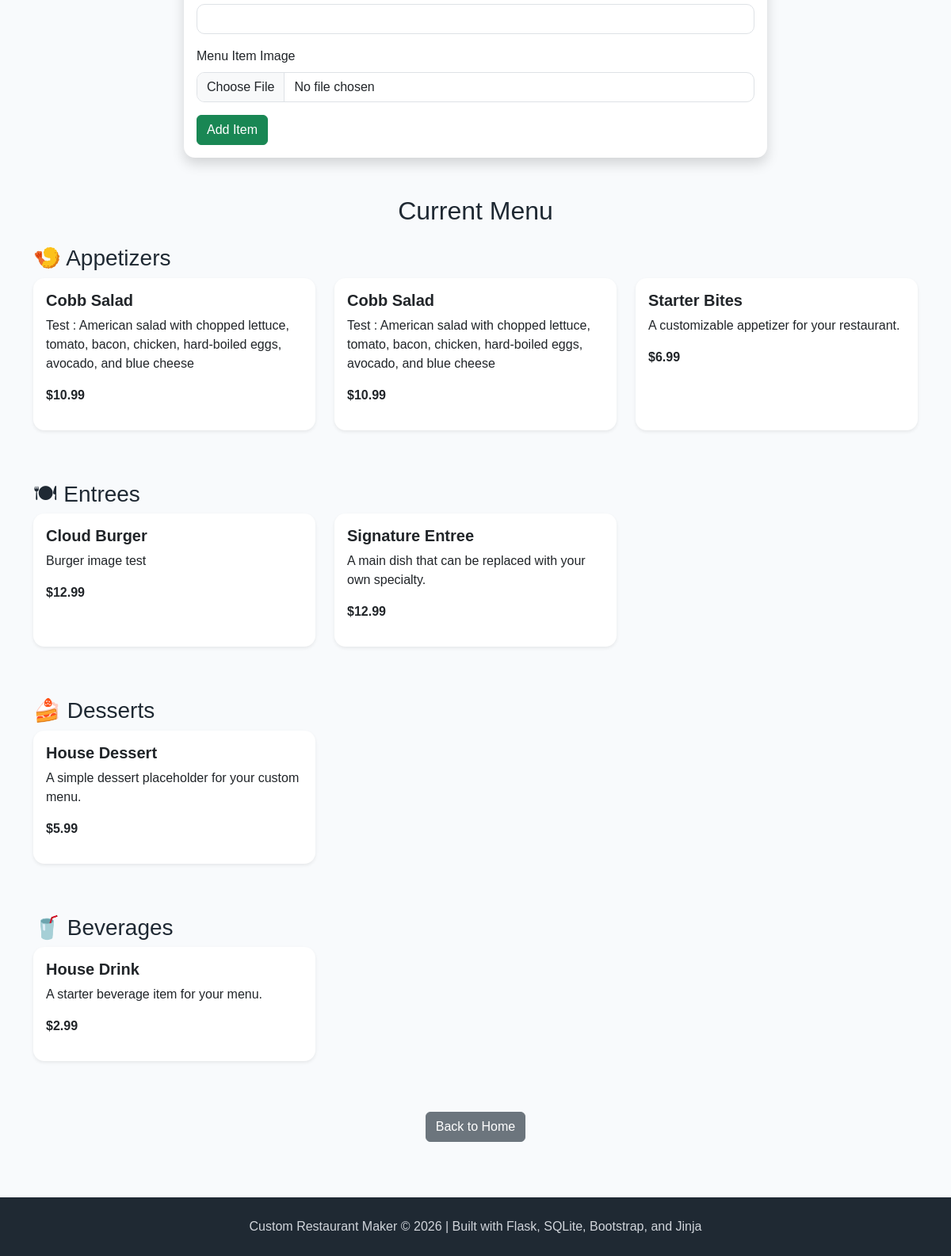
Before: /admin (signed in, lower part) with the older database file.
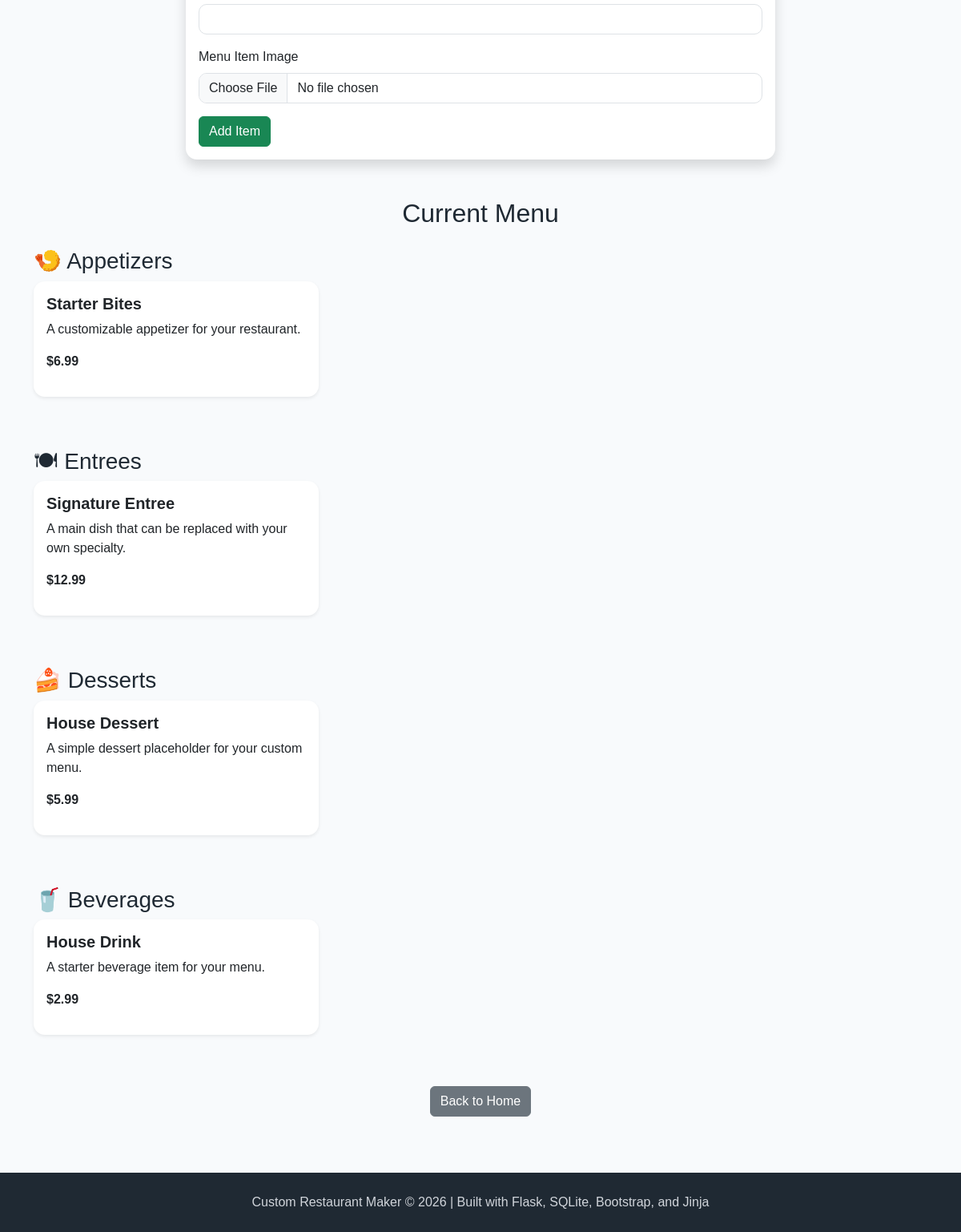
After: the same page with the newer database file.
### app.py (models this page shows)
class Menu(db.Model):
    __tablename__ = "menu"
    menu_id = db.Column(db.Integer, primary_key=True)
    name = db.Column(db.String(150), nullable=False)
    category = db.Column(db.String(100), nullable=False)
    price = db.Column(db.Float, nullable=False)
    description = db.Column(db.Text)
    image_filename = db.Column(db.String(255))
    image_url = db.Column(db.Text)

### app.py (the view, shortened to what this page needs)
@app.route("/admin", methods=["GET", "POST"])
def admin():
    if not session.get("admin_logged_in"):
        flash("Please log in to access the admin panel.", "warning")
        return redirect("/login")
    menu = (
        Menu.query
        .order_by(
            db.case(
                (db.func.lower(Menu.category) == "appetizers", 1),
                (db.func.lower(Menu.category) == "entrees", 2),
                (db.func.lower(Menu.category) == "desserts", 3),
                (db.func.lower(Menu.category) == "beverages", 4),
                else_=5
            ),
            Menu.name
        )
        .all()
    )
    return render_template("admin.html", menu=menu)

### templates/admin.html (shortened to what this page needs)
{% extends "base.html" %}
{% block content %}
<div class="row justify-content-center">
    <div class="col-md-8">
        <div class="card shadow mb-5">
            <div class="card-body">
                <form method="post" action="/admin" enctype="multipart/form-data">
                    <div class="mb-3">
                        <input type="text" name="description" class="form-control" required>
                    </div>
                    <div class="mb-3">
                        <label class="form-label">Menu Item Image</label>
                        <input type="file" name="image" class="form-control">
                    </div>
                    <button type="submit" class="btn btn-success">
                        Add Item
                    </button>
                </form>
            </div>
        </div>
    </div>
</div>
<h2 class="text-center mb-4">Current Menu</h2>
<h3 class="mt-4">🍤 Appetizers</h3>
<div class="row">
    {% for item in menu %}
        {% if item['category'].lower() == 'appetizers' %}
            <div class="col-md-4 mb-3">
                <div class="card h-100 shadow-sm">
                    <div class="card-body">
                        <h5 class="card-title">{{ item['name'] }}</h5>
                        <p class="card-text">
                            {{ item['description'] }}
                        </p>
                        <p>
                            <strong>${{ "%.2f"|format(item['price']) }}</strong>
                        </p>
                    </div>
                </div>
            </div>
        {% endif %}
    {% endfor %}
</div>
<h3 class="mt-5">🍽 Entrees</h3>
<div class="row">
    {% for item in menu %}
        {% if item['category'].lower() == 'entrees' %}
            <div class="col-md-4 mb-3">
                <div class="card h-100 shadow-sm">
                    <div class="card-body">
                        <h5 class="card-title">{{ item['name'] }}</h5>
                        <p class="card-text">
                            {{ item['description'] }}
                        </p>
                        <p>
                            <strong>${{ "%.2f"|format(item['price']) }}</strong>
                        </p>
                    </div>
                </div>
            </div>
        {% endif %}
    {% endfor %}
</div>
<h3 class="mt-5">🍰 Desserts</h3>
<div class="row">
    {% for item in menu %}
        {% if item['category'].lower() == 'desserts' %}
            <div class="col-md-4 mb-3">
                <div class="card h-100 shadow-sm">
                    <div class="card-body">
                        <h5 class="card-title">{{ item['name'] }}</h5>
                        <p class="card-text">
                            {{ item['description'] }}
                        </p>
                        <p>
                            <strong>${{ "%.2f"|format(item['price']) }}</strong>
                        </p>
                    </div>
                </div>
            </div>
        {% endif %}
    {% endfor %}
</div>
<h3 class="mt-5">🥤 Beverages</h3>
<div class="row">
    {% for item in menu %}
        {% if item['category'].lower() == 'beverages' %}
            <div class="col-md-4 mb-3">
                <div class="card h-100 shadow-sm">
                    <div class="card-body">
                        <h5 class="card-title">{{ item['name'] }}</h5>
                        <p class="card-text">
                            {{ item['description'] }}
                        </p>
                        <p>
                            <strong>${{ "%.2f"|format(item['price']) }}</strong>
                        </p>
                    </div>
                </div>
            </div>
        {% endif %}
    {% endfor %}
</div>
<div class="text-center mt-5 mb-5">
    <a href="/" class="btn btn-secondary">
        Back to Home
    </a>
</div>
{% endblock %}

Changed rows visible on the page:
removed Menu: name "Cobb Salad", description "Test : American salad with chopped lettuce, tomato, bacon, chicken, hard-boiled eggs, avocado, and blue cheese", price "10.99", shown under "🍤 Appetizers"
removed Menu: name "Cobb Salad", description "Test : American salad with chopped lettuce, tomato, bacon, chicken, hard-boiled eggs, avocado, and blue cheese", price "10.99", shown under "🍤 Appetizers"
removed Menu: name "Cloud Burger", description "Burger image test", price "12.99", shown under "🍽 Entrees"
